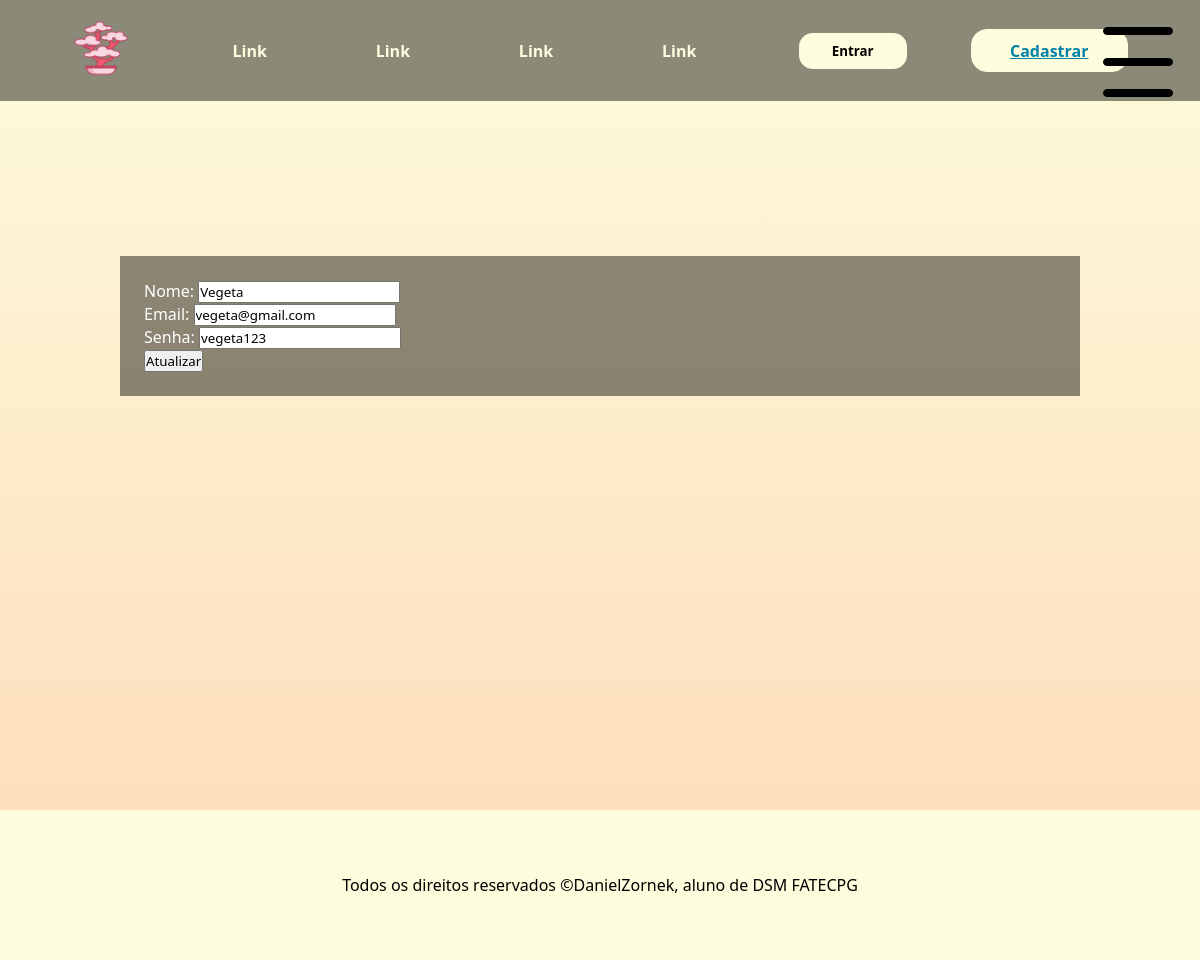
The page /editar-usuario/6 on the database as committed earlier.
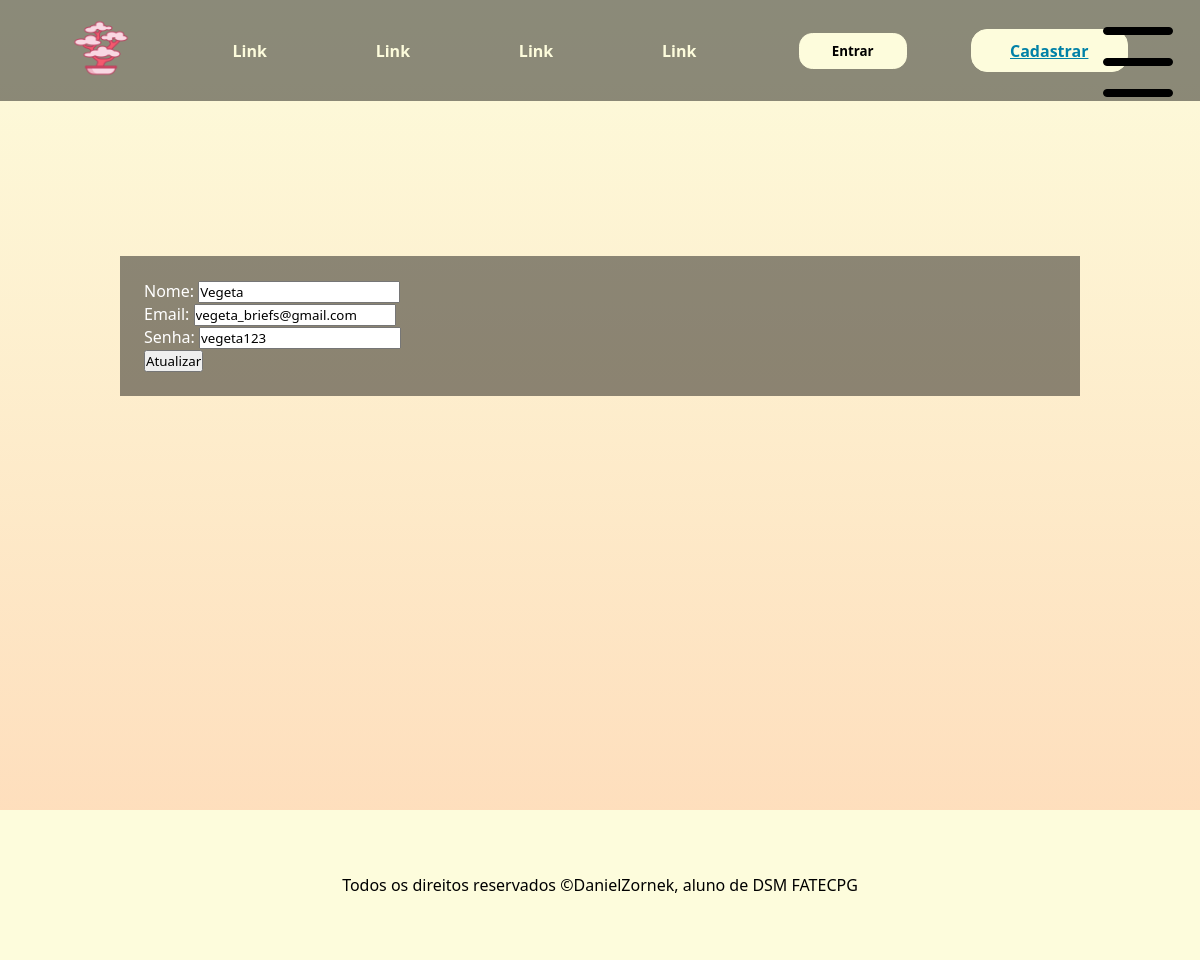
The same page on the database as committed later.
### app/models.py (models this page shows)
class Usuario(models.Model): # aqui dizemos que a classe pai Model irá dar herança para a classe usuario
    nome = models.CharField(max_length=100) # varchar, deve especificar o tamanho
    email = models.EmailField()
    senha = models.CharField(max_length=16)

### app/views.py (the view)
# urls.py: path('editar-usuario/<int:id_usuario>', views.editarUsuario, name="editarUsuario")
def editarUsuario(request, id_usuario):
    usuario = Usuario.objects.get(id=id_usuario)
    formUsuarioEditar = formulario(request.POST or None, instance=usuario)
    if request.POST:
        if formUsuarioEditar.is_valid():
            formUsuarioEditar.save()
            return redirect("exibirUsuarios")
    else:
        return render(request, "editar-usuario.html", {'form' : formUsuarioEditar})

### app/forms.py
class formulario(forms.ModelForm):
    class Meta: # não precisa de parenteses
        model = Usuario
        fields = ('nome', 'email', 'senha')
        widgets = {
            'nome' : forms.TextInput(attrs={'type':'text', 'class':'form-input'}),
            'email' : forms.TextInput(attrs={'type':'email', 'class':'form-input'}),
            'senha' : forms.TextInput(attrs={'type':'senha', 'class':'form-input'})
        }

### app/templates/editar-usuario.html (shortened to what this page needs)
{% extends 'template.html' %}
{% block conteudo %}
    <form method="POST" class="form">
        {{ form }}
        <button type="submit" class="form-button">
            Atualizar
        </button>
{% endblock %}

Rows that differ between the two databases and show on the page:
changed Usuario "Vegeta": email "vegeta@gmail.com" → "vegeta_briefs@gmail.com"
